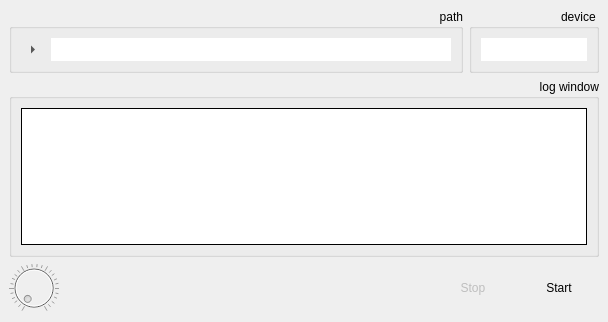
<ui version="4.0" >
 <author></author>
 <comment></comment>
 <exportmacro></exportmacro>
 <class>CommonUi</class>
 <widget class="QWidget" name="CommonUi" >
  <property name="geometry" >
   <rect>
    <x>0</x>
    <y>0</y>
    <width>608</width>
    <height>322</height>
   </rect>
  </property>
  <property name="windowTitle" >
   <string>CD/DVD authoring - </string>
  </property>
  <layout class="QVBoxLayout" >
   <property name="margin" >
    <number>9</number>
   </property>
   <property name="spacing" >
    <number>6</number>
   </property>
   <item>
    <layout class="QHBoxLayout" >
     <property name="margin" >
      <number>0</number>
     </property>
     <property name="spacing" >
      <number>6</number>
     </property>
     <item>
      <widget class="QGroupBox" name="groupBox" >
       <property name="sizePolicy" >
        <sizepolicy>
         <hsizetype>5</hsizetype>
         <vsizetype>1</vsizetype>
         <horstretch>0</horstretch>
         <verstretch>0</verstretch>
        </sizepolicy>
       </property>
       <property name="title" >
        <string>path</string>
       </property>
       <property name="alignment" >
        <set>Qt::AlignRight</set>
       </property>
       <property name="flat" >
        <bool>true</bool>
       </property>
       <property name="checkable" >
        <bool>false</bool>
       </property>
       <property name="checked" >
        <bool>false</bool>
       </property>
       <layout class="QHBoxLayout" >
        <property name="margin" >
         <number>9</number>
        </property>
        <property name="spacing" >
         <number>6</number>
        </property>
        <item>
         <widget class="QToolButton" name="_choosePath" >
          <property name="text" >
           <string>...</string>
          </property>
          <property name="autoRaise" >
           <bool>true</bool>
          </property>
          <property name="arrowType" >
           <enum>Qt::RightArrow</enum>
          </property>
         </widget>
        </item>
        <item>
         <widget class="QLineEdit" name="_path" >
          <property name="font" >
           <font>
            <family>Sans Serif</family>
            <pointsize>9</pointsize>
            <weight>50</weight>
            <italic>false</italic>
            <bold>false</bold>
            <underline>false</underline>
            <strikeout>false</strikeout>
           </font>
          </property>
          <property name="frame" >
           <bool>false</bool>
          </property>
          <property name="echoMode" >
           <enum>QLineEdit::Normal</enum>
          </property>
          <property name="readOnly" >
           <bool>false</bool>
          </property>
         </widget>
        </item>
       </layout>
      </widget>
     </item>
     <item>
      <widget class="QGroupBox" name="groupBox_3" >
       <property name="sizePolicy" >
        <sizepolicy>
         <hsizetype>4</hsizetype>
         <vsizetype>1</vsizetype>
         <horstretch>0</horstretch>
         <verstretch>0</verstretch>
        </sizepolicy>
       </property>
       <property name="layoutDirection" >
        <enum>Qt::RightToLeft</enum>
       </property>
       <property name="title" >
        <string>device</string>
       </property>
       <property name="flat" >
        <bool>true</bool>
       </property>
       <layout class="QGridLayout" >
        <property name="margin" >
         <number>9</number>
        </property>
        <property name="spacing" >
         <number>6</number>
        </property>
        <item row="0" column="0" >
         <widget class="QLineEdit" name="_device" >
          <property name="font" >
           <font>
            <family>Sans Serif</family>
            <pointsize>9</pointsize>
            <weight>50</weight>
            <italic>false</italic>
            <bold>false</bold>
            <underline>false</underline>
            <strikeout>false</strikeout>
           </font>
          </property>
          <property name="layoutDirection" >
           <enum>Qt::LeftToRight</enum>
          </property>
          <property name="frame" >
           <bool>false</bool>
          </property>
          <property name="echoMode" >
           <enum>QLineEdit::Normal</enum>
          </property>
          <property name="alignment" >
           <set>Qt::AlignRight</set>
          </property>
          <property name="readOnly" >
           <bool>false</bool>
          </property>
         </widget>
        </item>
       </layout>
      </widget>
     </item>
    </layout>
   </item>
   <item>
    <widget class="QGroupBox" name="groupBox_2" >
     <property name="sizePolicy" >
      <sizepolicy>
       <hsizetype>5</hsizetype>
       <vsizetype>4</vsizetype>
       <horstretch>0</horstretch>
       <verstretch>0</verstretch>
      </sizepolicy>
     </property>
     <property name="title" >
      <string>log window</string>
     </property>
     <property name="alignment" >
      <set>Qt::AlignRight|Qt::AlignTop|Qt::AlignTrailing</set>
     </property>
     <property name="flat" >
      <bool>true</bool>
     </property>
     <layout class="QGridLayout" >
      <property name="margin" >
       <number>9</number>
      </property>
      <property name="spacing" >
       <number>6</number>
      </property>
      <item row="0" column="0" >
       <widget class="QTextEdit" name="_logWindow" >
        <property name="maximumSize" >
         <size>
          <width>16777215</width>
          <height>150</height>
         </size>
        </property>
        <property name="font" >
         <font>
          <family>Bitstream Vera Sans</family>
          <pointsize>10</pointsize>
          <weight>50</weight>
          <italic>false</italic>
          <bold>false</bold>
          <underline>false</underline>
          <strikeout>false</strikeout>
         </font>
        </property>
        <property name="frameShape" >
         <enum>QFrame::Panel</enum>
        </property>
        <property name="frameShadow" >
         <enum>QFrame::Plain</enum>
        </property>
        <property name="undoRedoEnabled" >
         <bool>false</bool>
        </property>
        <property name="readOnly" >
         <bool>true</bool>
        </property>
        <property name="html" >
         <string>&lt;html>&lt;head>&lt;meta name="qrichtext" content="1" />&lt;/head>&lt;body style=" white-space: pre-wrap; font-family:Bitstream Vera Sans; font-size:10pt; font-weight:400; font-style:normal; text-decoration:none;">&lt;p style="-qt-paragraph-type:empty; margin-top:0px; margin-bottom:0px; margin-left:0px; margin-right:0px; -qt-block-indent:0; text-indent:0px; font-family:Sans Serif; font-size:9pt;">&lt;/p>&lt;/body>&lt;/html></string>
        </property>
        <property name="acceptRichText" >
         <bool>true</bool>
        </property>
       </widget>
      </item>
     </layout>
    </widget>
   </item>
   <item>
    <layout class="QHBoxLayout" >
     <property name="margin" >
      <number>0</number>
     </property>
     <property name="spacing" >
      <number>6</number>
     </property>
     <item>
      <widget class="QDial" name="_progress" >
       <property name="enabled" >
        <bool>false</bool>
       </property>
       <property name="maximumSize" >
        <size>
         <width>50</width>
         <height>50</height>
        </size>
       </property>
       <property name="focusPolicy" >
        <enum>Qt::NoFocus</enum>
       </property>
       <property name="layoutDirection" >
        <enum>Qt::LeftToRight</enum>
       </property>
       <property name="autoFillBackground" >
        <bool>true</bool>
       </property>
       <property name="maximum" >
        <number>100</number>
       </property>
       <property name="tracking" >
        <bool>true</bool>
       </property>
       <property name="orientation" >
        <enum>Qt::Horizontal</enum>
       </property>
       <property name="invertedAppearance" >
        <bool>false</bool>
       </property>
       <property name="invertedControls" >
        <bool>false</bool>
       </property>
       <property name="wrapping" >
        <bool>false</bool>
       </property>
       <property name="notchesVisible" >
        <bool>true</bool>
       </property>
      </widget>
     </item>
     <item>
      <spacer>
       <property name="orientation" >
        <enum>Qt::Horizontal</enum>
       </property>
       <property name="sizeHint" >
        <size>
         <width>40</width>
         <height>20</height>
        </size>
       </property>
      </spacer>
     </item>
     <item>
      <widget class="QPushButton" name="_stop" >
       <property name="enabled" >
        <bool>false</bool>
       </property>
       <property name="text" >
        <string>Stop</string>
       </property>
       <property name="flat" >
        <bool>true</bool>
       </property>
      </widget>
     </item>
     <item>
      <widget class="QPushButton" name="_start" >
       <property name="text" >
        <string>Start</string>
       </property>
       <property name="flat" >
        <bool>true</bool>
       </property>
      </widget>
     </item>
    </layout>
   </item>
  </layout>
 </widget>
 <pixmapfunction></pixmapfunction>
 <resources/>
 <connections/>
</ui>
